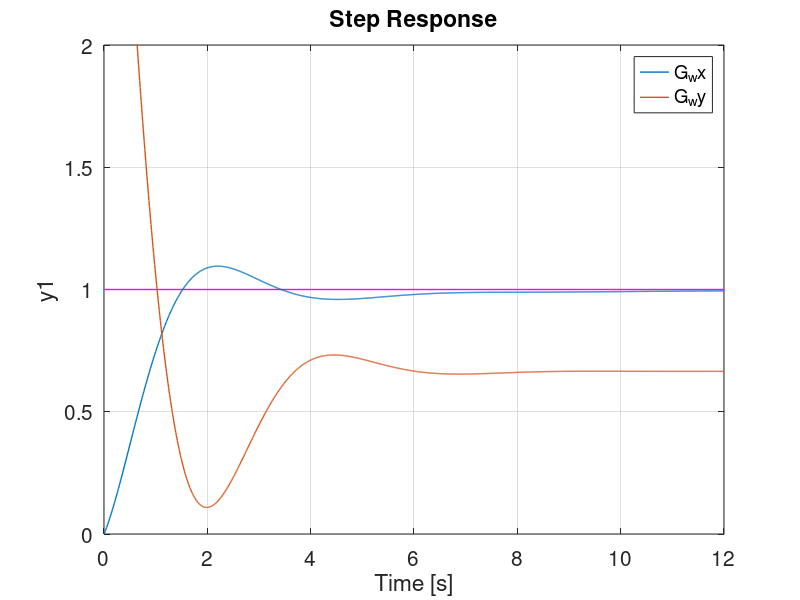

The MATLAB source for this figure: (Note: this script raises an error after producing the figure.)
% Kontinuierlicher Regelkreis RK_kont.m
% Getestet mit MATLAB + CST und 
% mit GNU Octave + Control-Package
% Manfred Lohoefener, HS Merseburg, Maerz 2017

  clear
  close all

% Parameter
  K_S = 1.5;    % Proportionalfaktor
  T_1 = 3.0;    % [s] Zeitkonstante
  T_2 = 1.0;    % [s] Zeitkonstante
  
  T_U = 0.45;   % [s] Verzugszeit
  T_G = 5.20;   % [s] Ausgleichszeit
  
  T_E = 12;     % [s] Simulationsdauer
  D_t = 0.01;   % [s] Schrittweite 10 ms
  t_x = 0:D_t:T_E;  % [s] Zeitachse
  
  s   = tf ('s'); % Laplace-Op
  G_S = K_S / (1 + (T_1+T_2)*s + T_1*T_2*s^2);

% Chien, Hrones und Reswick fuer Fuehrung aperiodisch
  K_Rw = 0.6*T_G / (K_S*T_U);
  T_Nw = T_G;
  T_Vw = 0.5 * T_U;
  G_Rw = pidstd (K_Rw, T_Nw, T_Vw, 100); % PID-T1 wegen G_wy
  G_wx = feedback (G_Rw*G_S, 1);      % w -> x
  G_wy = feedback (G_Rw, G_S);        % w -> y

% Chien, Hrones und Reswick fuer Stoerung aperiodisch
  K_Rz = 0.95*T_G / (K_S*T_U);
  T_Nz = 2.4 * T_U;
  T_Vz = 0.42 * T_U;
  G_Rz = pidstd (K_Rz, T_Nz, T_Vz);
  G_zx = feedback (G_S, G_Rz);      % z -> x
  G_zy = feedback (-G_Rz*G_S, -1);  % z -> y

figure ('Name', 'Fuehrung', 'NumberTitle', 'off', 'Position', [0 100 800 600]);
  set (gca, 'FontSize', 15); hold on
  plot ([0 T_E], [1 1], 'm', 'LineWidth', 1)
  step (G_wx, G_wy, t_x)
  set (findobj (gcf, 'type', 'line'), 'LineWidth', 1);
  hold on
  axis ([0 T_E 0 2])
  coordgrd
  title ('Kontinuierliche Fuehrungssprungantwort nach C-H-R', 'fontsize', 18)
  xlabel ('Zeit [s]')
  ylabel ('h(t)')
  legend ('w(t)', 'x(t)', 'y(t)')
  legend boxoff
  txt = {'Streckenparameter K_S, T_1, T_2:'; num2str([K_S T_1 T_2]); ' '
          'Reglerparameter K_R, T_N, T_V:'; num2str([K_Rw T_Nw T_Vw]); ' '
          evalc('G_R=minreal(G_Rw)')};
  text (4, 0.8, txt, 'fontsize', 13)
  hold off
  printgcf (mfilename, 0)

figure ('Name', 'Stoerung', 'NumberTitle', 'off', 'Position', [200 200 800 600]);
  set (gca, 'FontSize', 15); hold on
  plot ([0 T_E], [1 1], 'm', 'LineWidth', 1)
  step (G_zx, G_zy, t_x)
  set (findobj (gcf, 'type', 'line'), 'LineWidth', 1);
  hold on
  axis ([0 T_E -1.5 1.1])
  coordgrd
  title ('Kontinuierliche Stoersprungantwort nach C-H-R', 'fontsize', 18)
  xlabel ('Zeit [s]')
  ylabel ('h(t)')
  legend ('z(t)', 'x(t)', 'y(t)')
  legend boxoff
  txt = {'Streckenparameter K_S, T_1, T_2:'; num2str([K_S T_1 T_2]); ' '
          'Reglerparameter K_R, T_N, T_V:'; num2str([K_Rz T_Nz T_Vz]); ' '
          evalc('G_R=minreal(G_Rz)')};
  text (4.5, -0.1, txt, 'fontsize', 13)
  hold off
  printgcf (mfilename, 0)

figure ('Name', 'Pol-Nullstellen', 'NumberTitle', 'off', 'Position', [100 0 800 600]);
  set (gca, 'FontSize', 15); hold on
  pzmap (G_wx, G_zx)
  set (findobj (gcf, 'type', 'line'), 'LineWidth', 2);
  axis ([-5 0 -2 2])
  coordgrd
  title ('Kontinuierliches Pol-Nullstellenbild', 'fontsize', 18)
  xlabel ('Realteil')
  ylabel ('Imaginaerteil')
  legend ('G_{wx} Polstellen (Fuehrung)', 'G_{zx} Polstellen (Stoerung)', ...
    'G_{wx} Nullstellen (Fuehrung)', 'G_{zx} Nullstellen (Stoerung)', 'location', 'north')
  legend boxoff
  txt = {'Nullstellen (Fuehrung):'; num2str(zero (G_wx)'); ' '
         'Polstellen (Fuehrung):'; num2str(pole (G_wx)'); ' '
         'Nullstellen (Stoerung):'; num2str(zero (G_zx)'); ' '
         'Polstellen (Stoerung):'; num2str(pole (G_zx)')};
  text (-4.8, 0, txt, 'fontsize', 10)
  hold off
  printgcf (mfilename, 0)

% Regelguete berechnen
  [x_w, t_w] = step (G_wx, t_x);
  e_w = 1-x_w;
  RG = e_w'*e_w*D_t;
